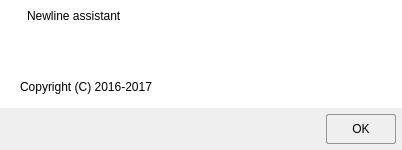
<?xml version="1.0" encoding="UTF-8"?>
<ui version="4.0">
 <class>AboutDialog</class>
 <widget class="QDialog" name="AboutDialog">
  <property name="geometry">
   <rect>
    <x>0</x>
    <y>0</y>
    <width>402</width>
    <height>150</height>
   </rect>
  </property>
  <property name="minimumSize">
   <size>
    <width>370</width>
    <height>0</height>
   </size>
  </property>
  <property name="maximumSize">
   <size>
    <width>16777215</width>
    <height>16777215</height>
   </size>
  </property>
  <property name="font">
   <font>
    <family>Microsoft YaHei UI</family>
    <weight>50</weight>
    <bold>false</bold>
   </font>
  </property>
  <property name="windowTitle">
   <string>Newline assistant</string>
  </property>
  <property name="windowIcon">
   <iconset>
    <normalon>:/Resource/images/logo.png</normalon>
   </iconset>
  </property>
  <property name="styleSheet">
   <string notr="true">background-color: rgb(255, 255, 255);</string>
  </property>
  <layout class="QGridLayout" name="gridLayout_6">
   <property name="leftMargin">
    <number>0</number>
   </property>
   <property name="topMargin">
    <number>0</number>
   </property>
   <property name="rightMargin">
    <number>0</number>
   </property>
   <property name="bottomMargin">
    <number>0</number>
   </property>
   <property name="verticalSpacing">
    <number>0</number>
   </property>
   <item row="0" column="0">
    <widget class="QWidget" name="titleWidget" native="true">
     <property name="minimumSize">
      <size>
       <width>0</width>
       <height>35</height>
      </size>
     </property>
     <property name="maximumSize">
      <size>
       <width>16777215</width>
       <height>40</height>
      </size>
     </property>
     <layout class="QGridLayout" name="gridLayout_3">
      <property name="leftMargin">
       <number>6</number>
      </property>
      <property name="topMargin">
       <number>0</number>
      </property>
      <property name="rightMargin">
       <number>3</number>
      </property>
      <property name="bottomMargin">
       <number>3</number>
      </property>
      <property name="horizontalSpacing">
       <number>6</number>
      </property>
      <property name="verticalSpacing">
       <number>0</number>
      </property>
      <item row="0" column="0">
       <widget class="QLabel" name="iconLabel">
        <property name="minimumSize">
         <size>
          <width>15</width>
          <height>15</height>
         </size>
        </property>
        <property name="maximumSize">
         <size>
          <width>15</width>
          <height>15</height>
         </size>
        </property>
        <property name="styleSheet">
         <string notr="true">image: url(:/Resource/images/logo.png);</string>
        </property>
        <property name="text">
         <string/>
        </property>
        <property name="alignment">
         <set>Qt::AlignCenter</set>
        </property>
       </widget>
      </item>
      <item row="0" column="1">
       <widget class="QLabel" name="titleLabel">
        <property name="text">
         <string>Newline assistant</string>
        </property>
       </widget>
      </item>
      <item row="0" column="2">
       <spacer name="horizontalSpacer_2">
        <property name="orientation">
         <enum>Qt::Horizontal</enum>
        </property>
        <property name="sizeHint" stdset="0">
         <size>
          <width>168</width>
          <height>20</height>
         </size>
        </property>
       </spacer>
      </item>
      <item row="0" column="3">
       <widget class="QPushButton" name="closeButton">
        <property name="minimumSize">
         <size>
          <width>30</width>
          <height>30</height>
         </size>
        </property>
        <property name="maximumSize">
         <size>
          <width>35</width>
          <height>35</height>
         </size>
        </property>
        <property name="focusPolicy">
         <enum>Qt::NoFocus</enum>
        </property>
        <property name="styleSheet">
         <string notr="true">.PushButton{
  border:1px solid white;
}
.QPushButton:hover{ 
	background:rgb(255,0,0);
}

.QPushButton:pressed{ 
	background:rgb(200,0,0);
}
</string>
        </property>
        <property name="text">
         <string/>
        </property>
        <property name="flat">
         <bool>true</bool>
        </property>
       </widget>
      </item>
     </layout>
    </widget>
   </item>
   <item row="1" column="0">
    <layout class="QGridLayout" name="gridLayout_5">
     <property name="leftMargin">
      <number>20</number>
     </property>
     <property name="topMargin">
      <number>3</number>
     </property>
     <property name="rightMargin">
      <number>12</number>
     </property>
     <property name="bottomMargin">
      <number>6</number>
     </property>
     <property name="verticalSpacing">
      <number>6</number>
     </property>
     <item row="0" column="0">
      <layout class="QGridLayout" name="gridLayout" columnstretch="0">
       <property name="leftMargin">
        <number>0</number>
       </property>
       <item row="0" column="0">
        <widget class="QLabel" name="versionLabel">
         <property name="minimumSize">
          <size>
           <width>0</width>
           <height>28</height>
          </size>
         </property>
         <property name="maximumSize">
          <size>
           <width>16777215</width>
           <height>28</height>
          </size>
         </property>
         <property name="font">
          <font>
           <underline>true</underline>
          </font>
         </property>
         <property name="text">
          <string/>
         </property>
         <property name="alignment">
          <set>Qt::AlignLeading|Qt::AlignLeft|Qt::AlignVCenter</set>
         </property>
        </widget>
       </item>
      </layout>
     </item>
     <item row="1" column="0">
      <widget class="QLabel" name="label_2">
       <property name="minimumSize">
        <size>
         <width>332</width>
         <height>30</height>
        </size>
       </property>
       <property name="maximumSize">
        <size>
         <width>16777215</width>
         <height>30</height>
        </size>
       </property>
       <property name="text">
        <string>Copyright (C) 2016-2017</string>
       </property>
      </widget>
     </item>
    </layout>
   </item>
   <item row="2" column="0">
    <widget class="QWidget" name="widget" native="true">
     <property name="minimumSize">
      <size>
       <width>40</width>
       <height>40</height>
      </size>
     </property>
     <property name="maximumSize">
      <size>
       <width>16777215</width>
       <height>16777215</height>
      </size>
     </property>
     <property name="styleSheet">
      <string notr="true">background-color: rgb(239, 239, 239);</string>
     </property>
     <layout class="QGridLayout" name="gridLayout_4">
      <property name="topMargin">
       <number>6</number>
      </property>
      <property name="rightMargin">
       <number>6</number>
      </property>
      <property name="bottomMargin">
       <number>6</number>
      </property>
      <property name="verticalSpacing">
       <number>0</number>
      </property>
      <item row="0" column="1">
       <widget class="QPushButton" name="okButton">
        <property name="minimumSize">
         <size>
          <width>70</width>
          <height>30</height>
         </size>
        </property>
        <property name="styleSheet">
         <string notr="true">QPushButton{
    border-style:solid;
    border-width:1px 1px 1px 1px;
    border-color:#969696;
    border-radius:2px;
}
QPushButton:hover{
    border-style:solid;
    border-width:1px 1px 1px 1px;
    border-color:#0078d6;
    border-radius:2px;
}

QPushButton:pressed{
    border-style:solid;
    border-width:2px 2px 2px 2px;
    border-color:#0078d6;
    border-radius:2px;
}</string>
        </property>
        <property name="text">
         <string>OK</string>
        </property>
       </widget>
      </item>
      <item row="0" column="0">
       <spacer name="horizontalSpacer">
        <property name="orientation">
         <enum>Qt::Horizontal</enum>
        </property>
        <property name="sizeHint" stdset="0">
         <size>
          <width>40</width>
          <height>20</height>
         </size>
        </property>
       </spacer>
      </item>
     </layout>
    </widget>
   </item>
  </layout>
 </widget>
 <resources/>
 <connections/>
</ui>
